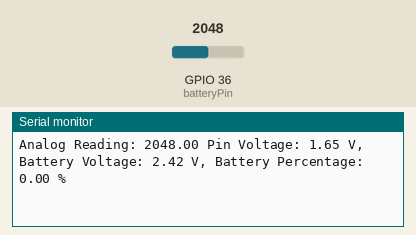
This program was run on a simulated ESP32. Shown: the last lines printed to the serial monitor. The inputs (shaded band) are chosen by the test bench; at power-on: GPIO 36 (batteryPin) = 2048.

Above: at 2.2 s.
2.3 s: GPIO 36 (batteryPin) set to 2866
At 3.6 s:
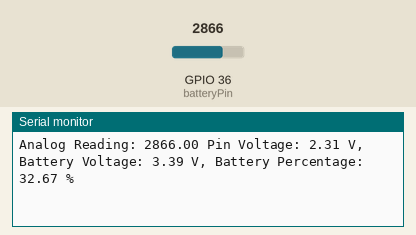
3.8 s: GPIO 36 (batteryPin) set to 3603
At 4.8 s:
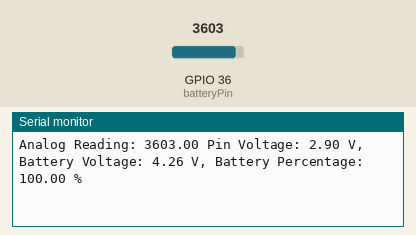
Timing chart, 0 to 6.8 s (numbered marks = the images above; inputs shaded):
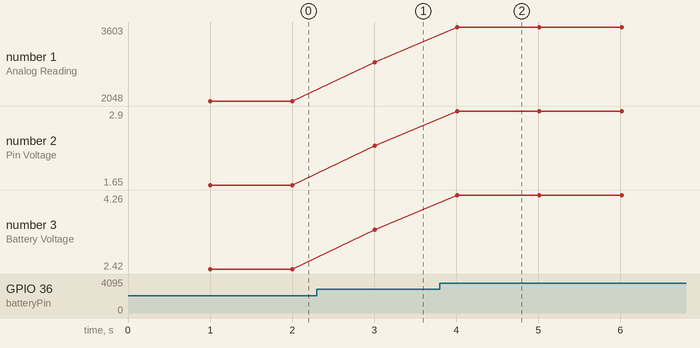

The program:

main.cpp
```cpp
#include <Arduino.h>
#include "BatteryMeter.h"

const int batteryPin = 36;
const float R1 = 4710.0;
const float R2 = 10050.0;
const float vmin = 3.0;
const float vmax = 4.2;

BatteryMeter *batteryMeter = new BatteryMeter(R1, R2, batteryPin, vmin, vmax);

void setup() {
  Serial.begin(115200);
  delay(1000); // Wait for serial monitor to open
}

void loop() {
  BatteryMeter::BatteryData batteryData = batteryMeter->getBatteryData();

  Serial.print("Analog Reading: ");
  Serial.print(batteryData.analogRead);
  Serial.print(" Pin Voltage: ");
  Serial.print(batteryData.pinVoltage);
  Serial.print(" V, Battery Voltage: ");
  Serial.print(batteryData.batteryVoltage);
  Serial.print(" V, Battery Percentage: ");
  Serial.print(batteryData.percentage);
  Serial.println(" %");

  delay(1000); // Update every second
}
```

Measured:
- after the input at 2.3 s, the serial monitor: prints a new line after 0.71 s (image 1)
- after the input at 3.8 s, the serial monitor: prints a new line after 0.21 s (image 2)
- plotted number 1: 2048 → 2866 after the input at 2.3 s, 2866 → 3603 after the input at 3.8 s
- plotted number 2: 1.65 → 2.31 after the input at 2.3 s, 2.31 → 2.9 after the input at 3.8 s
- plotted number 3: 2.42 → 3.39 after the input at 2.3 s, 3.39 → 4.26 after the input at 3.8 s
